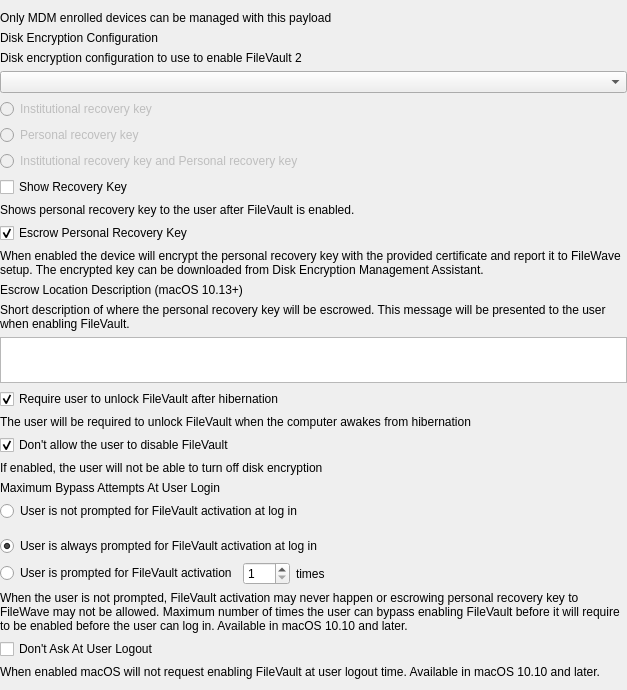
<?xml version="1.0" encoding="UTF-8"?>
<ui version="4.0">
 <class>DiskEncryptionForm</class>
 <widget class="QWidget" name="DiskEncryptionForm">
  <property name="geometry">
   <rect>
    <x>0</x>
    <y>0</y>
    <width>627</width>
    <height>690</height>
   </rect>
  </property>
  <property name="windowTitle">
   <string>Form</string>
  </property>
  <layout class="QVBoxLayout" name="verticalLayout">
   <property name="leftMargin">
    <number>0</number>
   </property>
   <property name="rightMargin">
    <number>0</number>
   </property>
   <item>
    <widget class="QLabel" name="labelNote">
     <property name="text">
      <string>Only MDM enrolled devices can be managed with this payload</string>
     </property>
    </widget>
   </item>
   <item>
    <widget class="QLabel" name="labelDEConfiguration">
     <property name="text">
      <string>Disk Encryption Configuration</string>
     </property>
    </widget>
   </item>
   <item>
    <widget class="QLabel" name="lTipConfiguration">
     <property name="text">
      <string>Disk encryption configuration to use to enable FileVault 2</string>
     </property>
     <property name="wordWrap">
      <bool>true</bool>
     </property>
    </widget>
   </item>
   <item>
    <widget class="QComboBox" name="m_comboConfiguration"/>
   </item>
   <item>
    <widget class="QWidget" name="m_filevaultWidget" native="true">
     <layout class="QVBoxLayout" name="verticalLayout_6">
      <property name="leftMargin">
       <number>0</number>
      </property>
      <property name="topMargin">
       <number>0</number>
      </property>
      <property name="rightMargin">
       <number>0</number>
      </property>
      <property name="bottomMargin">
       <number>0</number>
      </property>
      <item>
       <widget class="QRadioButton" name="m_radioInstitutionalKey">
        <property name="enabled">
         <bool>false</bool>
        </property>
        <property name="text">
         <string>Institutional recovery key</string>
        </property>
        <attribute name="buttonGroup">
         <string notr="true">m_fileVaultButtonGroup</string>
        </attribute>
       </widget>
      </item>
      <item>
       <widget class="QRadioButton" name="m_radioPersonalKey">
        <property name="enabled">
         <bool>false</bool>
        </property>
        <property name="text">
         <string>Personal recovery key</string>
        </property>
        <attribute name="buttonGroup">
         <string notr="true">m_fileVaultButtonGroup</string>
        </attribute>
       </widget>
      </item>
      <item>
       <widget class="QRadioButton" name="m_radioInstitutionalAndPersonal">
        <property name="enabled">
         <bool>false</bool>
        </property>
        <property name="text">
         <string>Institutional recovery key and Personal recovery key</string>
        </property>
        <attribute name="buttonGroup">
         <string notr="true">m_fileVaultButtonGroup</string>
        </attribute>
       </widget>
      </item>
     </layout>
    </widget>
   </item>
   <item>
    <widget class="QCheckBox" name="m_checkShowPersonalRecoveryKey">
     <property name="enabled">
      <bool>true</bool>
     </property>
     <property name="text">
      <string>Show Recovery Key</string>
     </property>
     <property name="checked">
      <bool>false</bool>
     </property>
    </widget>
   </item>
   <item>
    <widget class="QLabel" name="lTipShowPersonalRecoveryKey">
     <property name="text">
      <string>Shows personal recovery key to the user after FileVault is enabled.</string>
     </property>
    </widget>
   </item>
   <item>
    <widget class="QCheckBox" name="m_checkEscrowPersonalRecoveryKey">
     <property name="text">
      <string>Escrow Personal Recovery Key</string>
     </property>
     <property name="checked">
      <bool>true</bool>
     </property>
    </widget>
   </item>
   <item>
    <widget class="QLabel" name="lTipEscrowPersonalRecoveryKey">
     <property name="text">
      <string>When enabled the device will encrypt the personal recovery key with the provided certificate and report it to FileWave setup. The encrypted key can be downloaded from Disk Encryption Management Assistant.</string>
     </property>
     <property name="wordWrap">
      <bool>true</bool>
     </property>
    </widget>
   </item>
   <item>
    <widget class="QWidget" name="widgetEscrowPersonalRecoveryKey" native="true">
     <layout class="QVBoxLayout" name="verticalLayout_12">
      <property name="leftMargin">
       <number>0</number>
      </property>
      <property name="topMargin">
       <number>0</number>
      </property>
      <property name="rightMargin">
       <number>0</number>
      </property>
      <property name="bottomMargin">
       <number>0</number>
      </property>
      <item>
       <widget class="QLabel" name="labelEscrowLocationDescription">
        <property name="text">
         <string>Escrow Location Description (macOS 10.13+)</string>
        </property>
       </widget>
      </item>
      <item>
       <widget class="QLabel" name="lTipEscrowLocationDescription">
        <property name="text">
         <string>Short description of where the personal recovery key will be escrowed. This message will be presented to the user when enabling FileVault.</string>
        </property>
        <property name="wordWrap">
         <bool>true</bool>
        </property>
       </widget>
      </item>
      <item>
       <widget class="QTextEdit" name="m_textEscrowLocationDescription">
        <property name="sizePolicy">
         <sizepolicy hsizetype="Expanding" vsizetype="Fixed">
          <horstretch>0</horstretch>
          <verstretch>0</verstretch>
         </sizepolicy>
        </property>
        <property name="maximumSize">
         <size>
          <width>16777215</width>
          <height>70</height>
         </size>
        </property>
       </widget>
      </item>
     </layout>
    </widget>
   </item>
   <item>
    <widget class="QCheckBox" name="m_checkRequireUnlock">
     <property name="text">
      <string>Require user to unlock FileVault after hibernation</string>
     </property>
     <property name="checked">
      <bool>true</bool>
     </property>
    </widget>
   </item>
   <item>
    <widget class="QLabel" name="lTipRequireUnlock">
     <property name="text">
      <string>The user will be required to unlock FileVault when the computer awakes from hibernation</string>
     </property>
     <property name="wordWrap">
      <bool>true</bool>
     </property>
    </widget>
   </item>
   <item>
    <widget class="QCheckBox" name="m_checkDontAllowFDEDisable">
     <property name="text">
      <string>Don't allow the user to disable FileVault</string>
     </property>
     <property name="checked">
      <bool>true</bool>
     </property>
    </widget>
   </item>
   <item>
    <widget class="QLabel" name="lTipAllowFDEDisable">
     <property name="text">
      <string>If enabled, the user will not be able to turn off disk encryption</string>
     </property>
    </widget>
   </item>
   <item>
    <widget class="QLabel" name="labelMaximumBypassAttemptsAtUserLogin">
     <property name="text">
      <string>Maximum Bypass Attempts At User Login</string>
     </property>
    </widget>
   </item>
   <item>
    <layout class="QVBoxLayout" name="verticalLayout_2">
     <property name="spacing">
      <number>6</number>
     </property>
     <item>
      <layout class="QHBoxLayout" name="horizontalLayout">
       <property name="spacing">
        <number>0</number>
       </property>
       <property name="bottomMargin">
        <number>9</number>
       </property>
       <item>
        <widget class="QRadioButton" name="m_radioUserNotPrompted">
         <property name="text">
          <string>User is not prompted for FileVault activation at log in</string>
         </property>
         <property name="checked">
          <bool>false</bool>
         </property>
        </widget>
       </item>
      </layout>
     </item>
     <item>
      <layout class="QHBoxLayout" name="horizontalLayout_3">
       <property name="spacing">
        <number>0</number>
       </property>
       <property name="bottomMargin">
        <number>0</number>
       </property>
       <item>
        <widget class="QRadioButton" name="m_radioUserAlwaysPrompted">
         <property name="text">
          <string>User is always prompted for FileVault activation at log in</string>
         </property>
         <property name="checked">
          <bool>true</bool>
         </property>
        </widget>
       </item>
      </layout>
     </item>
     <item>
      <layout class="QHBoxLayout" name="horizontalLayout_2">
       <property name="spacing">
        <number>6</number>
       </property>
       <property name="bottomMargin">
        <number>0</number>
       </property>
       <item>
        <widget class="QRadioButton" name="m_radioUserPromptedTimes">
         <property name="text">
          <string>User is prompted for FileVault activation</string>
         </property>
        </widget>
       </item>
       <item>
        <widget class="QSpinBox" name="m_spinBoxMaximumBypassAttemptsAtUserLogin">
         <property name="minimum">
          <number>1</number>
         </property>
         <property name="maximum">
          <number>100</number>
         </property>
        </widget>
       </item>
       <item>
        <widget class="QLabel" name="labelTimes">
         <property name="text">
          <string>times</string>
         </property>
        </widget>
       </item>
       <item>
        <spacer name="horizontalSpacer">
         <property name="orientation">
          <enum>Qt::Horizontal</enum>
         </property>
         <property name="sizeHint" stdset="0">
          <size>
           <width>40</width>
           <height>20</height>
          </size>
         </property>
        </spacer>
       </item>
      </layout>
     </item>
    </layout>
   </item>
   <item>
    <widget class="QLabel" name="lTipMaximumBypassAttemptsAtUserLogin">
     <property name="text">
      <string>When the user is not prompted, FileVault activation may never happen or escrowing personal recovery key to FileWave may not be allowed. Maximum number of times the user can bypass enabling FileVault before it will require to be enabled before the user can log in. Available in macOS 10.10 and later.</string>
     </property>
     <property name="wordWrap">
      <bool>true</bool>
     </property>
    </widget>
   </item>
   <item>
    <widget class="QCheckBox" name="m_checkDontAskAtUserLogout">
     <property name="text">
      <string>Don't Ask At User Logout</string>
     </property>
    </widget>
   </item>
   <item>
    <widget class="QLabel" name="lTipDontAskAtUserLogout">
     <property name="text">
      <string>When enabled macOS will not request enabling FileVault at user logout time. Available in macOS 10.10 and later.</string>
     </property>
     <property name="wordWrap">
      <bool>true</bool>
     </property>
    </widget>
   </item>
   <item>
    <spacer name="verticalSpacer">
     <property name="orientation">
      <enum>Qt::Vertical</enum>
     </property>
     <property name="sizeHint" stdset="0">
      <size>
       <width>20</width>
       <height>40</height>
      </size>
     </property>
    </spacer>
   </item>
  </layout>
 </widget>
 <resources/>
 <connections/>
 <buttongroups>
  <buttongroup name="m_fileVaultButtonGroup"/>
 </buttongroups>
</ui>
